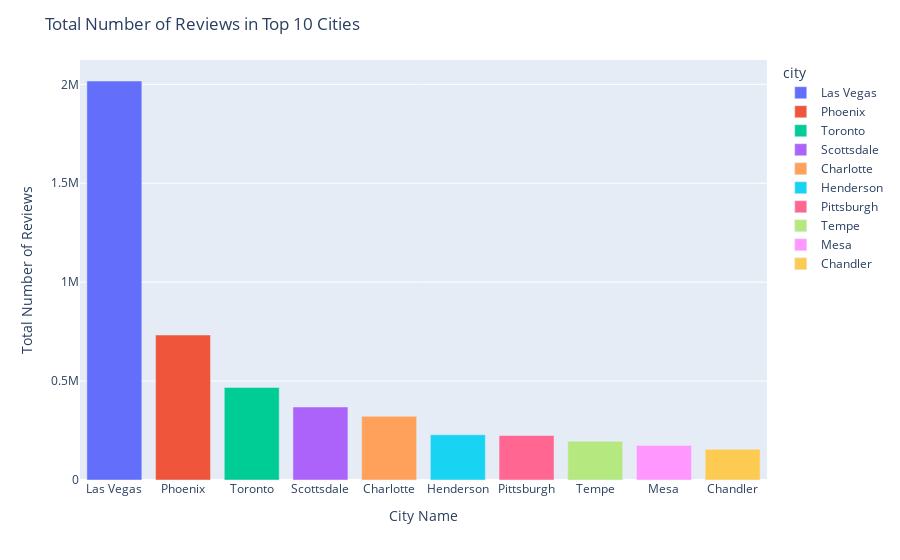

The notebook cell saved with this chart:
### Code cell
#Overall total number of review to top 10 cities

fig = px.bar(city_review_count, 
             x = "city", 
             y = "review_count", 
             color = "city")

fig.update_layout(title = "Total Number of Reviews in Top 10 Cities") 
fig.update_xaxes(title_text = "City Name" )
fig.update_yaxes(title_text = 'Total Number of Reviews')              
fig.show()

### Figure 1 — Plotly figure (JSON) as saved in the notebook; plotly's stock layout.template omitted (floating-point values rounded to 4 significant figures)
{"data": [{"alignmentgroup": "True", "hovertemplate": "city=%{x}<br>review_count=%{y}<extra></extra>", "legendgroup": "Las Vegas", "marker": {"color": "#636efa"}, "name": "Las Vegas", "offsetgroup": "Las Vegas", "orientation": "v", "showlegend": true, "textposition": "auto", "type": "bar", "x": ["Las Vegas"], "xaxis": "x", "y": [2016814], "yaxis": "y"}, {"alignmentgroup": "True", "hovertemplate": "city=%{x}<br>review_count=%{y}<extra></extra>", "legendgroup": "Phoenix", "marker": {"color": "#EF553B"}, "name": "Phoenix", "offsetgroup": "Phoenix", "orientation": "v", "showlegend": true, "textposition": "auto", "type": "bar", "x": ["Phoenix"], "xaxis": "x", "y": [732850], "yaxis": "y"}, {"alignmentgroup": "True", "hovertemplate": "city=%{x}<br>review_count=%{y}<extra></extra>", "legendgroup": "Toronto", "marker": {"color": "#00cc96"}, "name": "Toronto", "offsetgroup": "Toronto", "orientation": "v", "showlegend": true, "textposition": "auto", "type": "bar", "x": ["Toronto"], "xaxis": "x", "y": [467905], "yaxis": "y"}, {"alignmentgroup": "True", "hovertemplate": "city=%{x}<br>review_count=%{y}<extra></extra>", "legendgroup": "Scottsdale", "marker": {"color": "#ab63fa"}, "name": "Scottsdale", "offsetgroup": "Scottsdale", "orientation": "v", "showlegend": true, "textposition": "auto", "type": "bar", "x": ["Scottsdale"], "xaxis": "x", "y": [369028], "yaxis": "y"}, {"alignmentgroup": "True", "hovertemplate": "city=%{x}<br>review_count=%{y}<extra></extra>", "legendgroup": "Charlotte", "marker": {"color": "#FFA15A"}, "name": "Charlotte", "offsetgroup": "Charlotte", "orientation": "v", "showlegend": true, "textposition": "auto", "type": "bar", "x": ["Charlotte"], "xaxis": "x", "y": [321873], "yaxis": "y"}, {"alignmentgroup": "True", "hovertemplate": "city=%{x}<br>review_count=%{y}<extra></extra>", "legendgroup": "Henderson", "marker": {"color": "#19d3f3"}, "name": "Henderson", "offsetgroup": "Henderson", "orientation": "v", "showlegend": true, "textposition": "auto", "type": "bar", "x": ["Henderson"], "xaxis": "x", "y": [228783], "yaxis": "y"}, {"alignmentgroup": "True", "hovertemplate": "city=%{x}<br>review_count=%{y}<extra></extra>", "legendgroup": "Pittsburgh", "marker": {"color": "#FF6692"}, "name": "Pittsburgh", "offsetgroup": "Pittsburgh", "orientation": "v", "showlegend": true, "textposition": "auto", "type": "bar", "x": ["Pittsburgh"], "xaxis": "x", "y": [224886], "yaxis": "y"}, {"alignmentgroup": "True", "hovertemplate": "city=%{x}<br>review_count=%{y}<extra></extra>", "legendgroup": "Tempe", "marker": {"color": "#B6E880"}, "name": "Tempe", "offsetgroup": "Tempe", "orientation": "v", "showlegend": true, "textposition": "auto", "type": "bar", "x": ["Tempe"], "xaxis": "x", "y": [196052], "yaxis": "y"}, {"alignmentgroup": "True", "hovertemplate": "city=%{x}<br>review_count=%{y}<extra></extra>", "legendgroup": "Mesa", "marker": {"color": "#FF97FF"}, "name": "Mesa", "offsetgroup": "Mesa", "orientation": "v", "showlegend": true, "textposition": "auto", "type": "bar", "x": ["Mesa"], "xaxis": "x", "y": [174497], "yaxis": "y"}, {"alignmentgroup": "True", "hovertemplate": "city=%{x}<br>review_count=%{y}<extra></extra>", "legendgroup": "Chandler", "marker": {"color": "#FECB52"}, "name": "Chandler", "offsetgroup": "Chandler", "orientation": "v", "showlegend": true, "textposition": "auto", "type": "bar", "x": ["Chandler"], "xaxis": "x", "y": [155558], "yaxis": "y"}], "layout": {"barmode": "relative", "legend": {"title": {"text": "city"}, "tracegroupgap": 0}, "margin": {"t": 60}, "title": {"text": "Total Number of Reviews in Top 10 Cities"}, "xaxis": {"anchor": "y", "categoryarray": ["Las Vegas", "Phoenix", "Toronto", "Scottsdale", "Charlotte", "Henderson", "Pittsburgh", "Tempe", "Mesa", "Chandler"], "categoryorder": "array", "domain": [0, 1], "title": {"text": "City Name"}}, "yaxis": {"anchor": "x", "domain": [0, 1], "title": {"text": "Total Number of Reviews"}}}}
